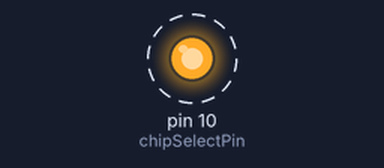
A sketch run on a simulated Arduino Uno, built with avr-gcc and run on an emulated ATmega328P. Shown: output pins drawn as LEDs (lit = HIGH). Dashed ring = blinking. What the sketch prints to the serial monitor is not drawn.

Above: at 0.6 s.
Timing chart, 0 to 5.2 s (numbered marks = the images above):
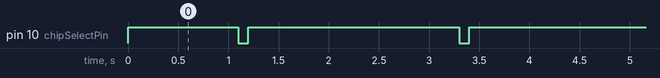

Measured:
- by itself, pin 10 (chipSelectPin): alternates HIGH for 2.1 s and LOW for 0.10 s

The sketch:

Even_Armon_Code.ino
```cpp
// CODE FOR AD7124
#include <SPI.h>
const byte ID = 0b01000101;     // Read value at ID (should be 0x14 or 0x16)
const int chipSelectPin = 10;
const int dataReadyPin = 13;
void setup() {
  // start the SPI library:
  Serial.begin(9600);
  SPI.begin();
  // initalize chip select pins:
  pinMode(dataReadyPin, INPUT);
  pinMode(chipSelectPin, OUTPUT);
// AD7124 operates in SPI mode 3.  The device uses the SPI mode 3, which means
// that the clock signal (SCK) is idle HIGH, and the rising edge of SCLK is the sample edge. The
// data is clocked out on the falling edge and clocked in on the rising edge of the clock signal
// pulse.
  SPI.setDataMode(SPI_MODE3);
  // give the ADC time to set up:
  delay(100);
}
void loop() {
  Serial.print("Value at ID register 0x5: ");
//  writeToRegister(0x51, 1);
  delay(1000);
  Serial.println(readRegister(0x5,8));
  Serial.println("Sent");
  //SCLK idles high
  delay(1000);
}
unsigned int readRegister(byte thisRegister, int numberOfBytes) {  //Read from a register
  byte inByte = 0;
  unsigned int result = 10;
  // take the chip select low to select the device:
  digitalWrite(chipSelectPin, LOW);
  delay(100);
  result = SPI.transfer(0b01000000 || thisRegister); //Send register location
  //Serial.print(result);
  //result = SPI.transfer(0x5);
  Serial.print("\ndata ready? ");
  Serial.println(digitalRead(dataReadyPin));
  // take the chip select high to de-select:
  digitalWrite(chipSelectPin, HIGH);
  delay(100);
  // return the result:
  return (result);
}
void writeToRegister(byte thisRegister, byte thisValue) { //write to a  register
  // take the chip select low to select the device:
  digitalWrite(chipSelectPin, LOW);
  SPI.transfer(thisRegister); //Send register location
  SPI.transfer(thisValue);  //Send value to record into register
  // take the chip select high to de-select:
  digitalWrite(chipSelectPin, HIGH);
}
```
